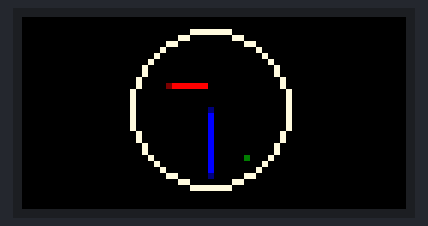
Bench run of a program on a simulated Raspberry Pi (BCM pin numbers). On the bench: 64×32 colour display. The clock reads 2024-03-15 10:24:30 at power-on unless the program sets it; library files of the repository ran but are not shown: __init__.py.

Above: at 0.1 s.
At 2.1 s:
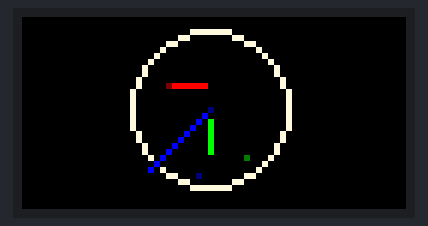
At 5.1 s:
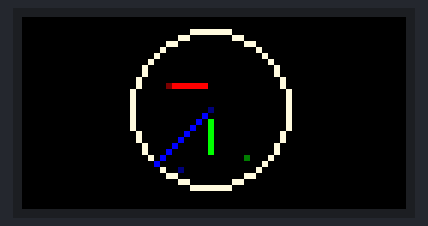
At 10.1 s:
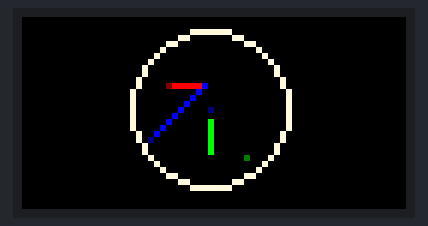
At 15.1 s:
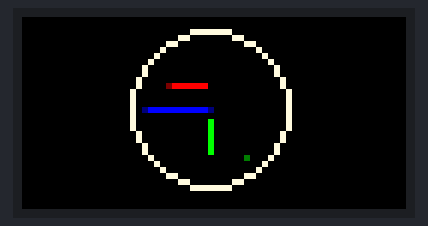
At 21.1 s:
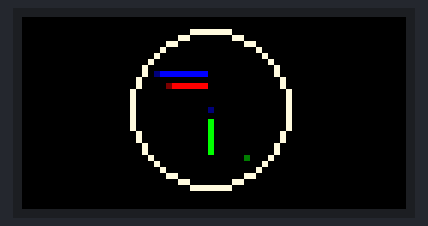

Measured:
- what the display in image 0 shows lasts 1.0 s, from 0.0 s to 1.0 s

The program:

clock.py
```python
#!/home/chris/.virtualenvs/matrix/bin/python
#
import math
import time

from matrix import (
  Matrix,
  colors,
  point_on_circle,
)

matrix = Matrix(double_buffer=True)

class AnalogClock(object):
  def __init__(self, matrix):
    self.matrix = matrix

    self.x = (matrix.width - 1) / 2
    self.y = (matrix.height - 1) / 2

    self.hand_length = self.x if self.x <= self.y else self.y
    self.hand_length -= 2

    self._hand_lengths = (self.hand_length * 0.7, self.hand_length * 0.8, self.hand_length * 0.9)
    self._hand_colors = (colors.Red, colors.Green, colors.Blue)

  def clock_hands(self):
    xy = (self.x, self.y)
    hour, minute, second = map(int, time.strftime('%I %M %S').split())

    for idx, hand in enumerate(
      zip(self._hand_lengths, ((hour * 30), (minute * 6), (second * 6)))
    ):
      yield xy + point_on_circle(*(xy + hand)) + (self._hand_colors[idx],)

  def tick(self):
    self.matrix.swap_buffer()
    self.matrix.clear()
    self.matrix.draw_circle(self.x, self.y, self.hand_length, colors.Cornsilk)
    for hand in self.clock_hands():
      args = hand + ('wu',)
      self.matrix.draw_line(*args)

analog_clock = AnalogClock(matrix)

try:
  while True:
    analog_clock.tick()
except KeyboardInterrupt:
  print 'shutting down...'
```

matrix.py
```python
# -*- coding: utf-8 -*-

import atexit
import time

import rgbmatrix

from rgbmatrix import graphics

from . import util


def _clear_matrix(matrix):
  matrix.clear()
  print 'RGB MATRIX DONE!'


class Matrix(object):
  def __init__(self, font_path=None, double_buffer=False, show_refresh=False, gpio_slowdown=1, scan_mode=0, pwm_bits=11, pwm_lsb_nanoseconds=130, disable_hardware_pulse=False, daemon=False):
    options = rgbmatrix.RGBMatrixOptions()

    options.hardware_mapping = 'adafruit-hat-pwm'
    options.rows = 32
    options.chain_length = 2
    options.parallel = 1

    options.show_refresh_rate = int(show_refresh)

    options.gpio_slowdown = gpio_slowdown
    options.pwm_bits = pwm_bits
    options.pwm_lsb_nanoseconds = pwm_lsb_nanoseconds

    options.scan_mode = scan_mode if scan_mode in range(2) else 1

    if disable_hardware_pulse:
      options.disable_hardware_pulsing = True

    options.daemon = daemon

    self.double_buffer = double_buffer

    self._matrix = rgbmatrix.RGBMatrix(options=options)
    self._frame_canvas = None
    self._font = None

    if font_path is not None:
      self.load_font(font_path)

    atexit.register(_clear_matrix, self)

  @property
  def font(self):
    if self._font:
      return self._font
    return None

  @property
  def canvas(self):
    if not self.double_buffer:
      return self._matrix
    if not self._frame_canvas:
      self._frame_canvas = self._matrix.CreateFrameCanvas()
    return self._frame_canvas

  @property
  def width(self):
    return self.canvas.width

  @property
  def height(self):
    return self.canvas.height

  @property
  def XY_CENTER(self):
    return ((self.canvas.width / 2) - 1), ((self.canvas.height / 2) - 1)

  def sleep(self, value):
    time.sleep(value / 1000000.0)

  def fill(self, color):
    self.canvas.Fill(*color)

  def clear(self):
    self.canvas.Clear()

  def set_pixel(self, x, y, color):
    self.canvas.SetPixel(x, y, *color)

  def set_pixel_at_address(self, i, color):
    x, y = divmod(i, self.canvas.height)
    self.set_pixel(x, y, *color)

  def set_image(self, image, offset_x=0, offset_y=0, unsafe=True):
    self.canvas.SetImage(image, offset_x, offset_y, unsafe)

  def set_pixels_pillow(self, image, x, y, width, height):
    self.canvas.SetPixelsPillow(x, y, width, height, image)

  def swap_buffer(self):
    if self.double_buffer:
      self._frame_canvas = self._matrix.SwapOnVSync(self._frame_canvas)

  def load_font(self, path):
    _font = graphics.Font()
    _font.LoadFont(path)
    self._font = _font

  def glyph_width(self, glyph):
    if self.font:
      if not isinstance(glyph, int):
        glyph = ord(glyph)
      return self.font.CharacterWidth(glyph)

  def text_width(self, text):
    return sum(map(self.glyph_width, text))

  def draw_text(self, x, y, text, color, background_color=(0, 0, 0)):
    if self.font:
      color = graphics.Color(*color)
      background_color = graphics.Color(*background_color)
      return graphics.DrawText(self.canvas, self.font, x, y, color, background_color, text)

  def draw_glyph(self, x, y, glyph, color, background_color=(0, 0, 0)):
    if self.font:
      if not isinstance(glyph, int):
        glyph = ord(glyph)
      color = graphics.Color(*color)
      background_color = graphics.Color(*background_color)
      return self.font.DrawGlyph(self.canvas, x, y, color, background_color, glyph)

  def draw_line(self, x0, y0, x1, y1, color, algorithm=None):
    if any([algorithm in ('wu' ,'bresenham')]):
      getattr(util, '{}_line'.format(algorithm))(self, x0, y0, x1, y1, color)
    else:
      graphics.DrawLine(self.canvas, x0, y0, x1, y1, graphics.Color(*color))

  def draw_circle(self, x, y, radius, color, fill=False):
    color = graphics.Color(*color)
    getattr(
      graphics,
      'Draw{}Circle'.format('Filled' if fill else '')
    )(self.canvas, x, y, radius, color)

  def draw_rectangle(self, x0, y0, x1, y1, color, fill=False):
    color = graphics.Color(*color)
    getattr(
      graphics,
      'Draw{}Rectangle'.format('Filled' if fill else '')
    )(self.canvas, x0, y0, x1, y1, color)
```

colors.py
```python
def color_scale(color, level):
  return tuple([ (i * level) >> 8 for i in list(color)])


def color_blend(a, b):
  return (255 - (((255 - a[0]) * (255 - b[0])) >> 8), 255 - (((255 - a[1]) * (255 - b[1])) >> 8), 255 - (((255 - a[2]) * (255 - b[2])) >> 8))


Off = (0, 0, 0)
Blue = (0, 0, 255)
Pink = (255, 192, 203)
Honeydew = (240, 255, 240)
Purple = (128, 0, 128)
Fuchsia = (255, 0, 255)
LawnGreen = (124, 252, 0)
AliceBlue = (240, 248, 255)
Crimson = (220, 20, 60)
White = (255, 255, 255)
NavajoWhite = (255, 222, 173)
Cornsilk = (255, 248, 220)
Bisque = (255, 228, 196)
PaleGreen = (152, 251, 152)
Brown = (165, 42, 42)
DarkTurquoise = (0, 206, 209)
DarkGreen = (0, 100, 0)
MediumOrchid = (186, 85, 211)
Chocolate = (210, 105, 30)
PapayaWhip = (255, 239, 213)
Olive = (128, 128, 0)
DarkSalmon = (233, 150, 122)
PeachPuff = (255, 218, 185)
Plum = (221, 160, 221)
DarkGoldenrod = (184, 134, 11)
MintCream = (245, 255, 250)
CornflowerBlue = (100, 149, 237)
HotPink = (255, 105, 180)
DarkBlue = (0, 0, 139)
LimeGreen = (50, 205, 50)
DeepSkyBlue = (0, 191, 255)
DarkKhaki = (189, 183, 107)
LightGrey = (211, 211, 211)
Yellow = (255, 255, 0)
LightSalmon = (255, 160, 122)
MistyRose = (255, 228, 225)
SandyBrown = (244, 164, 96)
DeepPink = (255, 20, 147)
Magenta = Fuchsia
Amethyst = (153, 102, 204)
DarkCyan = (0, 139, 139)
GreenYellow = (173, 255, 47)
DarkOrchid = (153, 50, 204)
OliveDrab = (107, 142, 35)
Chartreuse = (127, 255, 0)
Peru = (205, 133, 63)
Orange = (255, 165, 0)
Red = (255, 0, 0)
Wheat = (245, 222, 179)
LightCyan = (224, 255, 255)
LightSeaGreen = (32, 178, 170)
BlueViolet = (138, 43, 226)
Cyan = (0, 255, 255)
MediumPurple = (147, 112, 219)
MidnightBlue = (25, 25, 112)
Gainsboro = (220, 220, 220)
PaleTurquoise = (175, 238, 238)
PaleGoldenrod = (238, 232, 170)
Gray = (128, 128, 128)
MediumSeaGreen = (60, 179, 113)
Moccasin = (255, 228, 181)
Ivory = (255, 255, 240)
SlateBlue = (106, 90, 205)
Green = (0, 255, 0)
Green_HTML = (0, 128, 0)
DarkSlateBlue = (72, 61, 139)
Teal = (0, 128, 128)
Azure = (240, 255, 255)
LightSteelBlue = (176, 196, 222)
Tan = (210, 180, 140)
AntiqueWhite = (250, 235, 215)
WhiteSmoke = (245, 245, 245)
GhostWhite = (248, 248, 255)
MediumTurquoise = (72, 209, 204)
FloralWhite = (255, 250, 240)
LavenderBlush = (255, 240, 245)
SeaGreen = (46, 139, 87)
Lavender = (230, 230, 250)
BlanchedAlmond = (255, 235, 205)
DarkOliveGreen = (85, 107, 47)
DarkSeaGreen = (143, 188, 143)
Violet = (238, 130, 238)
Navy = (0, 0, 128)
Beige = (245, 245, 220)
SaddleBrown = (139, 69, 19)
IndianRed = (205, 92, 92)
Snow = (255, 250, 250)
SteelBlue = (70, 130, 180)
MediumSlateBlue = (123, 104, 238)
Black = Off
LightBlue = (173, 216, 230)
Turquoise = (64, 224, 208)
MediumVioletRed = (199, 21, 133)
DarkViolet = (148, 0, 211)
DarkGray = (169, 169, 169)
Salmon = (250, 128, 114)
DarkMagenta = (139, 0, 139)
Tomato = (255, 99, 71)
SkyBlue = (135, 206, 235)
Goldenrod = (218, 165, 32)
MediumSpringGreen = (0, 250, 154)
DodgerBlue = (30, 144, 255)
Aqua = Cyan
ForestGreen = (34, 139, 34)
DarkRed = (139, 0, 0)
SlateGray = (112, 128, 144)
Indigo = (75, 0, 130)
CadetBlue = (95, 158, 160)
LightYellow = (255, 255, 224)
DarkOrange = (255, 140, 0)
PowderBlue = (176, 224, 230)
RoyalBlue = (65, 105, 225)
Sienna = (160, 82, 45)
Thistle = (216, 191, 216)
Lime = Green
Seashell = (255, 245, 238)
LemonChiffon = (255, 250, 205)
LightSkyBlue = (135, 206, 250)
YellowGreen = (154, 205, 50)
Plaid = (204, 85, 51)
Aquamarine = (127, 255, 212)
LightCoral = (240, 128, 128)
DarkSlateGray = (47, 79, 79)
Coral = (255, 127, 80)
Khaki = (240, 230, 140)
BurlyWood = (222, 184, 135)
LightGoldenrodYellow = (250, 250, 210)
MediumBlue = (0, 0, 205)
LightSlateGray = (119, 136, 153)
RosyBrown = (188, 143, 143)
Silver = (192, 192, 192)
PaleVioletRed = (219, 112, 147)
FireBrick = (178, 34, 34)
SpringGreen = (0, 255, 127)
LightGreen = (144, 238, 144)
Linen = (250, 240, 230)
OrangeRed = (255, 69, 0)
DimGray = (105, 105, 105)
Maroon = (128, 0, 0)
LightPink = (255, 182, 193)
MediumAquamarine = (102, 205, 170)
Gold = (255, 215, 0)
Orchid = (218, 112, 214)
OldLace = (253, 245, 230)
```

util.py
```python
import math

from . import colors


def point_on_circle(cx, cy, radius, angle):
    """Calculates the coordinates of a point on a circle given the center point, radius, and angle"""
    angle = math.radians(angle) - (math.pi / 2)
    x = cx + radius * math.cos(angle)
    y = cy + radius * math.sin(angle)
    return (
      getattr(math, 'ceil' if x < cx else 'floor')(x),
      getattr(math, 'ceil' if y < cy else 'floor')(y)
    )


# Bresenham's algorithm
def bresenham_line(matrix, x0, y0, x1, y1, color, colorFunc=None):
    """Draw line from point x0,y0 to x,1,y1. Will draw beyond matrix bounds."""
    steep = abs(y1 - y0) > abs(x1 - x0)
    if steep:
        x0, y0 = y0, x0
        x1, y1 = y1, x1

    if x0 > x1:
        x0, x1 = x1, x0
        y0, y1 = y1, y0

    dx = x1 - x0
    dy = abs(y1 - y0)

    err = dx / 2

    if y0 < y1:
        ystep = 1
    else:
        ystep = -1

    count = 0
    for x in range(int(x0), int(x1) + 1):
        if colorFunc:
            color = colorFunc(count)
            count += 1

        if steep:
            # self.set(y0, x, color)
            matrix.set_pixel(y0, x, color)
        else:
            # self.set(x, y0, color)
            matrix.set_pixel(x, y0, color)

        err -= dy
        if err < 0:
            y0 += ystep
            err += dx
# END Bresenham's algorithm


# Xiaolin Wu's Line Algorithm
def wu_line(matrix, x0, y0, x1, y1, color, colorFunc=None):
    funcCount = [0]  # python2 hack since nonlocal not available

    def plot(x, y, level):
        c = color
        if colorFunc:
            c = colorFunc(funcCount[0])
            funcCount[0] += 1

        c = colors.color_scale(color, int(255 * level))
        # self.set(int(x), int(y), c)
        matrix.set_pixel(x, y, c)

    def ipart(x):
        return int(x)

    def fpart(x):
        return x - math.floor(x)

    def rfpart(x):
        return 1.0 - fpart(x)

    steep = abs(y1 - y0) > abs(x1 - x0)
    if steep:
        x0, y0 = y0, x0
        x1, y1 = y1, x1

    if x0 > x1:
        x0, x1 = x1, x0
        y0, y1 = y1, y0

    dx = x1 - x0
    dy = y1 - y0
    gradient = dy / dx

    # handle first endpoint
    xend = round(x0)
    yend = y0 + gradient * (xend - x0)
    xgap = rfpart(x0 + 0.5)
    xpxl1 = xend  # this will be used in the main loop
    ypxl1 = ipart(yend)

    if steep:
        plot(ypxl1, xpxl1, rfpart(yend) * xgap)
        plot(ypxl1 + 1, xpxl1, fpart(yend) * xgap)
    else:
        plot(xpxl1, ypxl1, rfpart(yend) * xgap)
        plot(xpxl1, ypxl1 + 1, fpart(yend) * xgap)

    # first y-intersection for the main loop
    intery = yend + gradient

    # handle second endpoint
    xend = round(x1)
    yend = y1 + gradient * (xend - x1)
    xgap = fpart(x1 + 0.5)
    xpxl2 = xend  # this will be used in the main loop
    ypxl2 = ipart(yend)

    if steep:
        plot(ypxl2, xpxl2, rfpart(yend) * xgap)
        plot(ypxl2 + 1, xpxl2, fpart(yend) * xgap)
    else:
        plot(xpxl2, ypxl2, rfpart(yend) * xgap)
        plot(xpxl2, ypxl2 + 1, fpart(yend) * xgap)

    # main loop
    for x in range(int(xpxl1 + 1), int(xpxl2)):
        if steep:
            plot(ipart(intery), x, rfpart(intery))
            plot(ipart(intery) + 1, x, fpart(intery))
        else:
            plot(x, ipart(intery), rfpart(intery))
            plot(x, ipart(intery) + 1, fpart(intery))
        intery = intery + gradient

# END Xiaolin Wu's Line Algorithm
```
